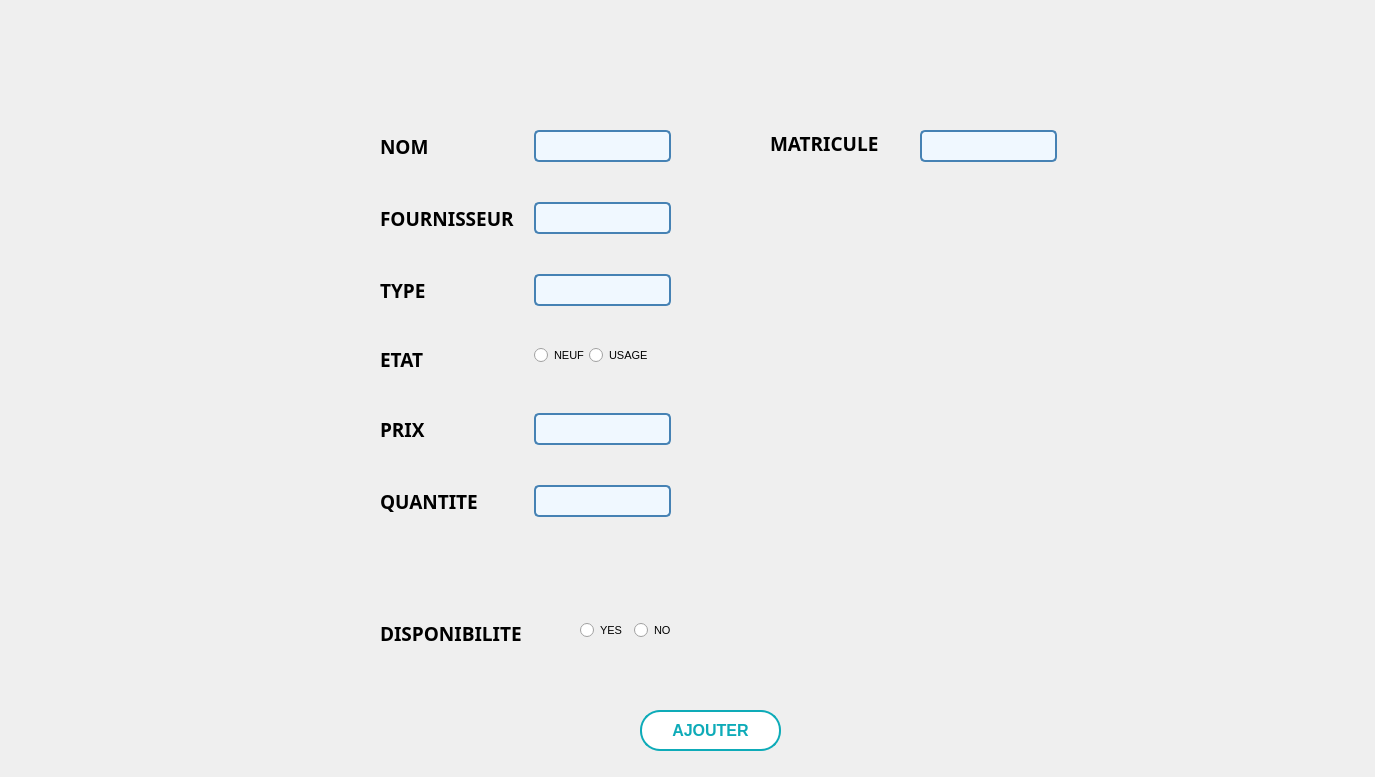
      <widget class="QWidget" name="tab">
       <attribute name="title">
        <string>Ajout</string>
       </attribute>
       <widget class="QWidget" name="formLayoutWidget_3">
        <property name="geometry">
         <rect>
          <x>380</x>
          <y>130</y>
          <width>361</width>
          <height>461</height>
         </rect>
        </property>
        <layout class="QFormLayout" name="formLayout_7">
         <property name="sizeConstraint">
          <enum>QLayout::SetDefaultConstraint</enum>
         </property>
         <property name="fieldGrowthPolicy">
          <enum>QFormLayout::FieldsStayAtSizeHint</enum>
         </property>
         <property name="rowWrapPolicy">
          <enum>QFormLayout::WrapLongRows</enum>
         </property>
         <property name="labelAlignment">
          <set>Qt::AlignLeading|Qt::AlignLeft|Qt::AlignVCenter</set>
         </property>
         <property name="formAlignment">
          <set>Qt::AlignLeading|Qt::AlignLeft|Qt::AlignTop</set>
         </property>
         <property name="horizontalSpacing">
          <number>20</number>
         </property>
         <property name="verticalSpacing">
          <number>40</number>
         </property>
         <property name="leftMargin">
          <number>0</number>
         </property>
         <property name="topMargin">
          <number>0</number>
         </property>
         <item row="0" column="0">
          <widget class="QLabel" name="cINLabel_6">
           <property name="font">
            <font>
             <family>Bell MT</family>
             <pointsize>14</pointsize>
             <weight>75</weight>
             <bold>true</bold>
            </font>
           </property>
           <property name="text">
            <string>NOM</string>
           </property>
          </widget>
         </item>
         <item row="0" column="1">
          <widget class="QLineEdit" name="LineEdit_nom">
           <property name="enabled">
            <bool>true</bool>
           </property>
           <property name="styleSheet">
            <string notr="true">/* Style général du formulaire */
QLineEdit {
    border: 2px solid #4682B4; /* Bordure bleue */
    border-radius: 5px; /* Coins arrondis */
    padding: 5px; /* Espace intérieur */
    font-size: 14px; /* Taille de la police */
    font-family: &quot;Arial&quot;, sans-serif; /* Police de caractère */
    color: #4682B4; /* Couleur du texte */
    background-color: #F0F8FF; /* Couleur de fond */
}

/* Style lorsque le champ de formulaire est en focus */
QLineEdit:focus {
    border-color: #1E90FF; /* Bordure bleu clair en focus */
}

/* Style pour les champs désactivés */
QLineEdit:disabled {
    color: #808080; /* Texte gris pour les champs désactivés */
    background-color: #F5F5F5; /* Fond gris clair pour les champs désactivés */
}
</string>
           </property>
          </widget>
         </item>
         <item row="1" column="0">
          <widget class="QLabel" name="cINLabel_7">
           <property name="font">
            <font>
             <family>Bell MT</family>
             <pointsize>14</pointsize>
             <weight>75</weight>
             <bold>true</bold>
            </font>
           </property>
           <property name="text">
            <string>FOURNISSEUR</string>
           </property>
          </widget>
         </item>
         <item row="1" column="1">
          <widget class="QLineEdit" name="LineEdit_four">
           <property name="enabled">
            <bool>true</bool>
           </property>
           <property name="styleSheet">
            <string notr="true">/* Style général du formulaire */
QLineEdit {
    border: 2px solid #4682B4; /* Bordure bleue */
    border-radius: 5px; /* Coins arrondis */
    padding: 5px; /* Espace intérieur */
    font-size: 14px; /* Taille de la police */
    font-family: &quot;Arial&quot;, sans-serif; /* Police de caractère */
    color: #4682B4; /* Couleur du texte */
    background-color: #F0F8FF; /* Couleur de fond */
}

/* Style lorsque le champ de formulaire est en focus */
QLineEdit:focus {
    border-color: #1E90FF; /* Bordure bleu clair en focus */
}

/* Style pour les champs désactivés */
QLineEdit:disabled {
    color: #808080; /* Texte gris pour les champs désactivés */
    background-color: #F5F5F5; /* Fond gris clair pour les champs désactivés */
}
</string>
           </property>
          </widget>
         </item>
         <item row="2" column="0">
          <widget class="QLabel" name="prenomLabel">
           <property name="font">
            <font>
             <family>Bell MT</family>
             <pointsize>14</pointsize>
             <weight>75</weight>
             <bold>true</bold>
            </font>
           </property>
           <property name="text">
            <string>TYPE</string>
           </property>
          </widget>
         </item>
         <item row="2" column="1">
          <widget class="QLineEdit" name="LineEdit_type">
           <property name="styleSheet">
            <string notr="true">/* Style général du formulaire */
QLineEdit {
    border: 2px solid #4682B4; /* Bordure bleue */
    border-radius: 5px; /* Coins arrondis */
    padding: 5px; /* Espace intérieur */
    font-size: 14px; /* Taille de la police */
    font-family: &quot;Arial&quot;, sans-serif; /* Police de caractère */
    color: #4682B4; /* Couleur du texte */
    background-color: #F0F8FF; /* Couleur de fond */
}

/* Style lorsque le champ de formulaire est en focus */
QLineEdit:focus {
    border-color: #1E90FF; /* Bordure bleu clair en focus */
}

/* Style pour les champs désactivés */
QLineEdit:disabled {
    color: #808080; /* Texte gris pour les champs désactivés */
    background-color: #F5F5F5; /* Fond gris clair pour les champs désactivés */
}
</string>
           </property>
          </widget>
         </item>
         <item row="3" column="0">
          <widget class="QLabel" name="posteLabel">
           <property name="font">
            <font>
             <family>Bell MT</family>
             <pointsize>14</pointsize>
             <weight>75</weight>
             <bold>true</bold>
            </font>
           </property>
           <property name="text">
            <string>ETAT</string>
           </property>
          </widget>
         </item>
         <item row="3" column="1">
          <layout class="QHBoxLayout" name="horizontalLayout_2">
           <item>
            <widget class="QRadioButton" name="radioButton_etat">
             <property name="font">
              <font>
               <pointsize>8</pointsize>
              </font>
             </property>
             <property name="text">
              <string>NEUF</string>
             </property>
            </widget>
           </item>
           <item>
            <widget class="QRadioButton" name="radioButton_etat2">
             <property name="font">
              <font>
               <pointsize>8</pointsize>
              </font>
             </property>
             <property name="styleSheet">
              <string notr="true">/* Style du QCheckBox */
QCheckBox {
    spacing: 5px; /* Espacement entre la case à cocher et le texte */
}

QCheckBox::indicator {
    width: 20px; /* Largeur de la case à cocher */
    height: 20px; /* Hauteur de la case à cocher */
}

QCheckBox::indicator:unchecked {
    image: url(unchecked.png); /* Image pour la case non cochée */
}

QCheckBox::indicator:checked {
    image: url(checked.png); /* Image pour la case cochée */
}</string>
             </property>
             <property name="text">
              <string>USAGE</string>
             </property>
            </widget>
           </item>
          </layout>
         </item>
         <item row="4" column="0">
          <widget class="QLabel" name="salaireLabel_6">
           <property name="font">
            <font>
             <family>Bell MT</family>
             <pointsize>14</pointsize>
             <weight>75</weight>
             <bold>true</bold>
            </font>
           </property>
           <property name="text">
            <string>PRIX</string>
           </property>
          </widget>
         </item>
         <item row="4" column="1">
          <widget class="QLineEdit" name="LineEdit_prix">
           <property name="font">
            <font>
             <family>Arial</family>
             <pointsize>-1</pointsize>
            </font>
           </property>
           <property name="styleSheet">
            <string notr="true">/* Style général du formulaire */
QLineEdit {
    border: 2px solid #4682B4; /* Bordure bleue */
    border-radius: 5px; /* Coins arrondis */
    padding: 5px; /* Espace intérieur */
    font-size: 14px; /* Taille de la police */
    font-family: &quot;Arial&quot;, sans-serif; /* Police de caractère */
    color: #4682B4; /* Couleur du texte */
    background-color: #F0F8FF; /* Couleur de fond */
}

/* Style lorsque le champ de formulaire est en focus */
QLineEdit:focus {
    border-color: #1E90FF; /* Bordure bleu clair en focus */
}

/* Style pour les champs désactivés */
QLineEdit:disabled {
    color: #808080; /* Texte gris pour les champs désactivés */
    background-color: #F5F5F5; /* Fond gris clair pour les champs désactivés */
}
</string>
           </property>
          </widget>
         </item>
         <item row="5" column="0">
          <widget class="QLabel" name="imageLabel_6">
           <property name="font">
            <font>
             <family>Bell MT</family>
             <pointsize>14</pointsize>
             <weight>75</weight>
             <bold>true</bold>
            </font>
           </property>
           <property name="text">
            <string>QUANTITE</string>
           </property>
          </widget>
         </item>
         <item row="5" column="1">
          <widget class="QLineEdit" name="LineEdit_qte">
           <property name="font">
            <font>
             <family>Arial</family>
             <pointsize>-1</pointsize>
            </font>
           </property>
           <property name="styleSheet">
            <string notr="true">/* Style général du formulaire */
QLineEdit {
    border: 2px solid #4682B4; /* Bordure bleue */
    border-radius: 5px; /* Coins arrondis */
    padding: 5px; /* Espace intérieur */
    font-size: 14px; /* Taille de la police */
    font-family: &quot;Arial&quot;, sans-serif; /* Police de caractère */
    color: #4682B4; /* Couleur du texte */
    background-color: #F0F8FF; /* Couleur de fond */
}

/* Style lorsque le champ de formulaire est en focus */
QLineEdit:focus {
    border-color: #1E90FF; /* Bordure bleu clair en focus */
}

/* Style pour les champs désactivés */
QLineEdit:disabled {
    color: #808080; /* Texte gris pour les champs désactivés */
    background-color: #F5F5F5; /* Fond gris clair pour les champs désactivés */
}
</string>
           </property>
          </widget>
         </item>
        </layout>
       </widget>
       <widget class="QPushButton" name="Bajout">
        <property name="enabled">
         <bool>true</bool>
        </property>
        <property name="geometry">
         <rect>
          <x>640</x>
          <y>710</y>
          <width>141</width>
          <height>41</height>
         </rect>
        </property>
        <property name="font">
         <font>
          <family>Arial</family>
          <pointsize>12</pointsize>
          <weight>75</weight>
          <bold>true</bold>
         </font>
        </property>
        <property name="autoFillBackground">
         <bool>false</bool>
        </property>
        <property name="styleSheet">
         <string notr="true">/* Styles généraux du bouton */
QPushButton {
    background-color: #ffffff; /* Bleu clair pour représenter l'eau */
    border: 2px solid #0EABB8; /* Bordure bleue */
    color: #0EABB8; /* Texte blanc */
    padding: 10px ; /* Espacement intérieur */

    font-weight: bold; /* Police en gras */
    border-radius: 20px; /* Bordure arrondie */
    outline: none; /* Supprime la bordure de focus */
  
    overflow: hidden; /* Cache le contenu débordant */
    transition: background-color 0.3s, color 0.3s; /* Transition des couleurs */
}

/* Style au survol du bouton */
QPushButton:hover {
    background-color: #0EABB8; /* Fond devient blanc */
    color: #ffffff; /* Texte devient bleu clair */
}

/* Style au clic du bouton */
QPushButton:pressed {
    background-color: #0EABB8; /* Bleu foncé lors du clic */
    color: #f8f8f8; /* Texte blanc lors du clic */
}

/* Animation pour le pseudo-élément :after */
QPushButton::after {
    content: ''; /* Contenu vide */
    position: absolute; /* Position absolue */
    width: 100%; /* Largeur à 100% */
    height: 100%; /* Hauteur à 100% */
    background-color: rgba(255, 255, 255, 0.3); /* Fond semi-transparent */
    top: 50%; /* Positionnement au centre vertical */
    left: 50%; /* Positionnement au centre horizontal */
    border-radius: 50%; /* Bordure arrondie */
    transform: translate(-50%, -50%) scale(0); /* Réduit l'échelle à 0 */
    transition: transform 0.5s ease; /* Transition de l'échelle */
}

/* Animation au survol du bouton */
QPushButton:hover::after {
    transform: translate(-50%, -50%) scale(2); /* Augmente l'échelle à 2 */
}
</string>
        </property>
        <property name="text">
         <string>AJOUTER</string>
        </property>
        <property name="icon">
         <iconset>
          <normaloff>../../Downloads/anyrgb.com.png</normaloff>../../Downloads/anyrgb.com.png</iconset>
        </property>
        <property name="autoDefault">
         <bool>true</bool>
        </property>
       </widget>
       <widget class="QLabel" name="label">
        <property name="geometry">
         <rect>
          <x>780</x>
          <y>280</y>
          <width>261</width>
          <height>211</height>
         </rect>
        </property>
        <property name="text">
         <string/>
        </property>
        <property name="pixmap">
         <pixmap>../../Desktop/club nautique/421215270_4028100917416449_3667666585993399875_n-removebg-preview.png</pixmap>
        </property>
        <property name="scaledContents">
         <bool>true</bool>
        </property>
       </widget>
       <widget class="QLineEdit" name="LineEdit_mat">
        <property name="geometry">
         <rect>
          <x>920</x>
          <y>130</y>
          <width>137</width>
          <height>32</height>
         </rect>
        </property>
        <property name="font">
         <font>
          <family>Arial</family>
          <pointsize>-1</pointsize>
         </font>
        </property>
        <property name="styleSheet">
         <string notr="true">/* Style général du formulaire */
QLineEdit {
    border: 2px solid #4682B4; /* Bordure bleue */
    border-radius: 5px; /* Coins arrondis */
    padding: 5px; /* Espace intérieur */
    font-size: 14px; /* Taille de la police */
    font-family: &quot;Arial&quot;, sans-serif; /* Police de caractère */
    color: #4682B4; /* Couleur du texte */
    background-color: #F0F8FF; /* Couleur de fond */
}

/* Style lorsque le champ de formulaire est en focus */
QLineEdit:focus {
    border-color: #1E90FF; /* Bordure bleu clair en focus */
}

/* Style pour les champs désactivés */
QLineEdit:disabled {
    color: #808080; /* Texte gris pour les champs désactivés */
    background-color: #F5F5F5; /* Fond gris clair pour les champs désactivés */
}
</string>
        </property>
       </widget>
       <widget class="QLabel" name="nomLabel_6">
        <property name="geometry">
         <rect>
          <x>770</x>
          <y>120</y>
          <width>171</width>
          <height>47</height>
         </rect>
        </property>
        <property name="font">
         <font>
          <family>Bell MT</family>
          <pointsize>14</pointsize>
          <weight>75</weight>
          <bold>true</bold>
         </font>
        </property>
        <property name="text">
         <string>MATRICULE</string>
        </property>
       </widget>
       <widget class="QLabel" name="background_5">
        <property name="geometry">
         <rect>
          <x>0</x>
          <y>0</y>
          <width>1366</width>
          <height>768</height>
         </rect>
        </property>
        <property name="text">
         <string/>
        </property>
        <property name="pixmap">
         <pixmap resource="../gestion_abonnement/image/image.qrc">:/background_3.png</pixmap>
        </property>
        <property name="scaledContents">
         <bool>true</bool>
        </property>
       </widget>
       <widget class="QLabel" name="sexeLabel">
        <property name="geometry">
         <rect>
          <x>380</x>
          <y>620</y>
          <width>178</width>
          <height>27</height>
         </rect>
        </property>
        <property name="font">
         <font>
          <family>Bell MT</family>
          <pointsize>14</pointsize>
          <weight>75</weight>
          <bold>true</bold>
         </font>
        </property>
        <property name="text">
         <string>DISPONIBILITE</string>
        </property>
       </widget>
       <widget class="QWidget" name="layoutWidget">
        <property name="geometry">
         <rect>
          <x>580</x>
          <y>620</y>
          <width>102</width>
          <height>22</height>
         </rect>
        </property>
        <layout class="QHBoxLayout" name="horizontalLayout">
         <item>
          <widget class="QRadioButton" name="radioButton_dispo_2">
           <property name="font">
            <font>
             <pointsize>8</pointsize>
            </font>
           </property>
           <property name="text">
            <string>YES</string>
           </property>
          </widget>
         </item>
         <item>
          <widget class="QRadioButton" name="radioButton_dispo">
           <property name="font">
            <font>
             <pointsize>8</pointsize>
            </font>
           </property>
           <property name="styleSheet">
            <string notr="true">/* Style du QCheckBox */
QCheckBox {
    spacing: 5px; /* Espacement entre la case à cocher et le texte */
}

QCheckBox::indicator {
    width: 20px; /* Largeur de la case à cocher */
    height: 20px; /* Hauteur de la case à cocher */
}

QCheckBox::indicator:unchecked {
    image: url(unchecked.png); /* Image pour la case non cochée */
}

QCheckBox::indicator:checked {
    image: url(checked.png); /* Image pour la case cochée */
}</string>
           </property>
           <property name="text">
            <string>NO</string>
           </property>
          </widget>
         </item>
        </layout>
       </widget>
       <zorder>background_5</zorder>
       <zorder>formLayoutWidget_3</zorder>
       <zorder>Bajout</zorder>
       <zorder>label</zorder>
       <zorder>LineEdit_mat</zorder>
       <zorder>nomLabel_6</zorder>
       <zorder>sexeLabel</zorder>
       <zorder>layoutWidget</zorder>
      </widget>
